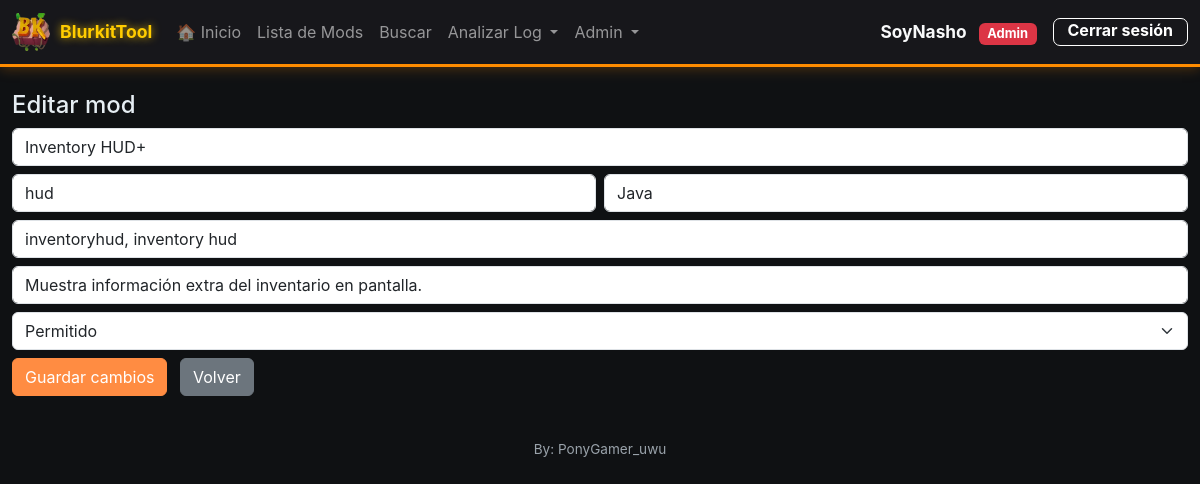
The app's page /edit/8 (signed in) with its own data.
### models.py (models this page shows, shortened)
class User(UserMixin, db.Model):
    __tablename__ = 'users'
    id = db.Column(db.Integer, primary_key=True)
    username = db.Column(db.String(80), unique=True, nullable=False, index=True)
    email = db.Column(db.String(120), unique=True, nullable=False, index=True)
    password_hash = db.Column(db.String(255), nullable=False)
    _role = db.Column('role', db.String(20), nullable=False, default='helper')  # helper, mod, smod, admin, adminpage
    @property
    def role(self):
        return self._role
    @role.setter
    def role(self, value):
        self._role = value
    is_active = db.Column(db.Boolean, default=True, nullable=False)
    created_at = db.Column(db.DateTime, default=datetime.utcnow, nullable=False)
    last_login = db.Column(db.DateTime)
    def has_role(self, *roles):
        if 'admin' in roles and self.role in ('adminpage', 'owner', 'founder'):
            return True
        if 'smod' in roles and self.role == 'manager':
            return True
        if 'helper' in roles and self.role == 'p-helper':
            return True
        return self.role in roles
    def is_admin(self):
        return self.role in ('admin', 'adminpage', 'owner', 'founder')

class Mod(db.Model):
    __tablename__ = 'mods'
    id = db.Column(db.Integer, primary_key=True)
    name = db.Column(db.String(200), unique=True, nullable=False, index=True)
    status = db.Column(db.String(20), nullable=False, default='prohibido')  # prohibido, permitido
    category = db.Column(db.String(100))
    platform = db.Column(db.String(100))
    description = db.Column(db.Text)
    aliases = db.Column(db.Text)  # Stored as comma-separated string
    created_at = db.Column(db.DateTime, default=datetime.utcnow, nullable=False)
    updated_at = db.Column(db.DateTime, default=datetime.utcnow, onupdate=datetime.utcnow)
    created_by = db.Column(db.Integer, db.ForeignKey('users.id'))
    def get_aliases_list(self):
        if not self.aliases:
            return []
        return [a.strip() for a in self.aliases.split(',') if a.strip()]
    def to_dict(self):
        return {
            'id': self.id,
            'name': self.name,
            'status': self.status,
            'category': self.category,
            'platform': self.platform,
            'description': self.description,
            'alias': self.get_aliases_list(),
            'created_at': self.created_at.isoformat() if self.created_at else None,
            'updated_at': self.updated_at.isoformat() if self.updated_at else None
        }

### app.py (the view, shortened to what this page needs)
@app.route('/edit/<int:idx>', methods=['GET', 'POST'])
@mod_required
def edit(idx):
    mod = Mod.query.get_or_404(idx)
    return render_template('edit.html', idx=idx, mod=mod.to_dict())

### app.py (called while the page is built)
@login_manager.user_loader
def load_user(user_id):
    try:
        return db.session.get(User, int(user_id))
    except:
        return None

@app.before_request
def restore_session_history():
    if current_user.is_authenticated:
        user_key = current_user.username
        if 'logs_history' in session and user_key not in logs_history:
            logs_history[user_key] = session.get('logs_history', [])
        session.permanent = True

@app.before_request
def force_logout_on_render():
    if os.environ.get('FLASK_ENV') == 'production' and not logout_flag['done']:
        if request.endpoint and not request.endpoint.startswith(('login', 'static', 'auth', 'admin_create_user')) and current_user.is_authenticated:
            logout_flag['done'] = True  # Mover antes del redirect para evitar doble logout
            session.clear()
            logout_user()
            flash('Por seguridad, vuelve a iniciar sesión.', 'info')
            return redirect(url_for('login'))

@app.after_request
def set_security_headers(response):
    response.headers['X-Frame-Options'] = 'SAMEORIGIN'
    response.headers['X-Content-Type-Options'] = 'nosniff'
    response.headers['X-XSS-Protection'] = '1; mode=block'
    response.headers['Referrer-Policy'] = 'strict-origin-when-cross-origin'
    if os.environ.get('FLASK_ENV') == 'production':
        response.headers['Content-Security-Policy'] = "default-src 'self'; script-src 'self' 'unsafe-inline' https://cdn.jsdelivr.net; style-src 'self' 'unsafe-inline' https://cdn.jsdelivr.net; img-src 'self' data:; font-src 'self' https://cdn.jsdelivr.net"
    return response

### auth.py (called while the page is built)
def roles_required(*roles):
    def decorator(f):
        @wraps(f)
        def decorated_function(*args, **kwargs):
            if not current_user.is_authenticated:
                flash('Por favor inicia sesión para acceder a esta página.', 'warning')
                return redirect(url_for('login'))
            if not current_user.has_role(*roles):
                abort(403)
            return f(*args, **kwargs)
        return decorated_function
    return decorator

### templates/edit.html (shortened to what this page needs)
{% extends 'base.html' %}
{% block content %}
<h4>Editar mod</h4>
<form method="post">
  <div class="mb-2">
    <input name="name" class="form-control" value="{{ mod.name }}" required>
  </div>
  <div class="mb-2 d-flex gap-2">
    <input name="category" class="form-control" value="{{ mod.category }}">
    <input name="platform" class="form-control" value="{{ mod.platform }}">
  </div>
  <div class="mb-2">
    <input name="alias" class="form-control" value="{{ mod.alias | join(', ') }}" placeholder="Alias (coma-separados)">
  </div>
  <div class="mb-2">
    <input name="description" class="form-control" value="{{ mod.description }}" placeholder="Descripción">
  </div>
  <div class="mb-2">
    <select name="status" class="form-select">
      <option value="permitido" {% if mod.status=='permitido' %}selected{% endif %}>Permitido</option>
    </select>
  </div>
  <button class="btn btn-primary">Guardar cambios</button>
  <a href="/mods" class="btn btn-secondary ms-2">Volver</a>
</form>
{% endblock %}

### templates/base.html (shortened to what this page needs)
<!doctype html>
<html lang="es">
  <head>
    <link href="https://cdn.jsdelivr.net/npm/bootstrap@5.3.2/dist/css/bootstrap.min.css" rel="stylesheet">
    <link rel="stylesheet" href="{{ url_for('static', filename='style.css') }}">
  </head>
  <body>
    <nav class="navbar navbar-expand-lg navbar-dark" style="border-bottom: 3px solid #ff8c00; box-shadow: 0 2px 12px 0 #ff8c0044;">
      <div class="container container-main" style="display: flex; flex-wrap: nowrap; align-items: center;">
        <a class="navbar-brand d-flex align-items-center" href="{{ url_for('home') }}">
          {% set neon_color = '#ff8c00' %}
          <img src="{{ url_for('static', filename='bkicono.ico') }}" alt="Logo" style="width:38px;height:38px;border-radius:6px;object-fit:cover;margin-right:10px;vertical-align:middle;">
          <div>
            BlurkitTool
          </div>
        </a>
        {% if current_user.is_authenticated %}
        <div class="collapse navbar-collapse" id="navbarNav">
          <ul class="navbar-nav me-auto">
            <li class="nav-item">
              <a class="nav-link" href="{{ url_for('menu') }}">🏠 Inicio</a>
            </li>
            {% if request.endpoint != 'menu' %}
            <li class="nav-item">
              <a class="nav-link" href="{{ url_for('index') }}">Lista de Mods</a>
            </li>
            <li class="nav-item">
              <a class="nav-link" href="{{ url_for('search') }}">Buscar</a>
            </li>
            <li class="nav-item dropdown">
              <a class="nav-link dropdown-toggle" href="#" id="analyzeDropdown" role="button" data-bs-toggle="dropdown" aria-expanded="false">
                Analizar Log
              </a>
            </li>
            {% if current_user.is_admin() %}
            <li class="nav-item dropdown">
              <a class="nav-link dropdown-toggle" href="#" id="adminDropdown" role="button" data-bs-toggle="dropdown" aria-expanded="false">
                Admin
              </a>
            </li>
            {% endif %}
            {% endif %}
          </ul>
          <div class="d-flex align-items-center ms-auto">
            <div class="dropdown">
              <span class="text-light me-2 dropdown-toggle" id="userDropdown" data-bs-toggle="dropdown" aria-expanded="false" style="font-weight: bold; font-size: 1.08rem; text-decoration: none; cursor:pointer;">
                {{ current_user.username }}
                {% if current_user.role == 'adminpage' %}
                  <span class="badge" style="background:#ff00aa;color:#fff;font-weight:bold; margin-left: 0.5rem;">Adminpage</span>
                {% elif current_user.role == 'owner' %}
                  <span class="badge" style="background:#ff9800;color:#fff;font-weight:bold; margin-left: 0.5rem;">Owner</span>
                {% elif current_user.role == 'founder' %}
                  <span class="badge" style="background:#FFD700;color:#222;font-weight:bold; margin-left: 0.5rem;">Founder</span>
                {% elif current_user.role == 'manager' %}
                  <span class="badge" style="background:#8e24aa;color:#fff; margin-left: 0.5rem;">Manager</span>
                {% elif current_user.role == 'p-helper' %}
                  <span class="badge" style="background:#7cffb2;color:#222; margin-left: 0.5rem;">P-helper</span>
                {% elif current_user.role == 'helper' %}
                  <span class="badge" style="background:#7cffb2;color:#222; margin-left: 0.5rem;">Helper</span>
                {% elif current_user.role == 'admin' %}
                  <span class="badge bg-danger" style="margin-left: 0.5rem;">Admin</span>
                {% elif current_user.role == 'smod' %}
                  <span class="badge" style="background:#009fae;color:#fff; margin-left: 0.5rem;">Smod</span>
                {% elif current_user.role == 'mod' %}
                  <span class="badge" style="background:#006400;color:#fff; margin-left: 0.5rem;">Mod</span>
                {% else %}
                  <span class="badge bg-info" style="margin-left: 0.5rem;">{{ current_user.role|capitalize }}</span>
                {% endif %}
              </span>
            </div>
            <a class="btn btn-logout-custom ms-2" href="{{ url_for('logout') }}">Cerrar sesión</a>
          </div>
        </div>
        {% endif %}
      </nav>
    <main class="container container-main my-4">
      {% block content %}{% endblock %}
    </main>
    <footer class="container container-main text-center py-3">
      <span class="footer-note">By: PonyGamer_uwu</span>
    </footer>
  </body>
</html>

### static/style.css (style rules this page uses)
:root { --bg:#0f1113; --panel:#17181a; --muted:#9aa3ab; --accent:#ffcc00; --good:#2ecc71; --bad:#e74c3c; --card-border: rgba(255,255,255,0.04); --scroll-track: #0f1113; --scroll-thumb: #5a5f66; }
body { background: var(--bg); color: #e6eef3; font-family: 'Inter', system-ui, -apple-system, 'Segoe UI', Roboto, 'Helvetica Neue', Arial; }
* { scrollbar-width: thin; scrollbar-color: var(--scroll-thumb) var(--scroll-track); }
.navbar-brand { font-weight:700; font-size:1.1rem; color: #ffcc00 !important; text-shadow: 0 0 8px #ffcc00cc; }
.navbar { background: rgba(24, 24, 28, 0.98) !important; box-shadow: 0 4px 24px 0 #ffcc0033, 0 1.5px 0 #ffcc00; border-bottom: 2px solid #ffcc00; z-index: 1002; position: relative; }
.container-main { max-width:1500px; margin:0 auto; }
.btn-primary { background-color: #ff8c42 !important; border-color: #ff8c42 !important; color: #ffffff !important; }
.footer-note { color:var(--muted); font-size:0.85rem; }

### templates/base.html (style rules this page uses)
#userDropdown::after { display: none !important; }
.btn-logout-custom { color: #fff !important; background: transparent !important; border: 1.5px solid #fff !important; font-weight: bold !important; border-radius: 7px !important; padding: 2px 14px !important; font-size: 1rem !important; box-shadow: none !important; line-height: 1.2 !important; min-height: 28px !important; transition: background 0.2s, color 0.2s; }

### records on screen
User: username "SoyNasho"
Mod: name "Inventory HUD+", category "hud", platform "Java", description "Muestra información extra del inventario en pantalla.", status "Permitido"
